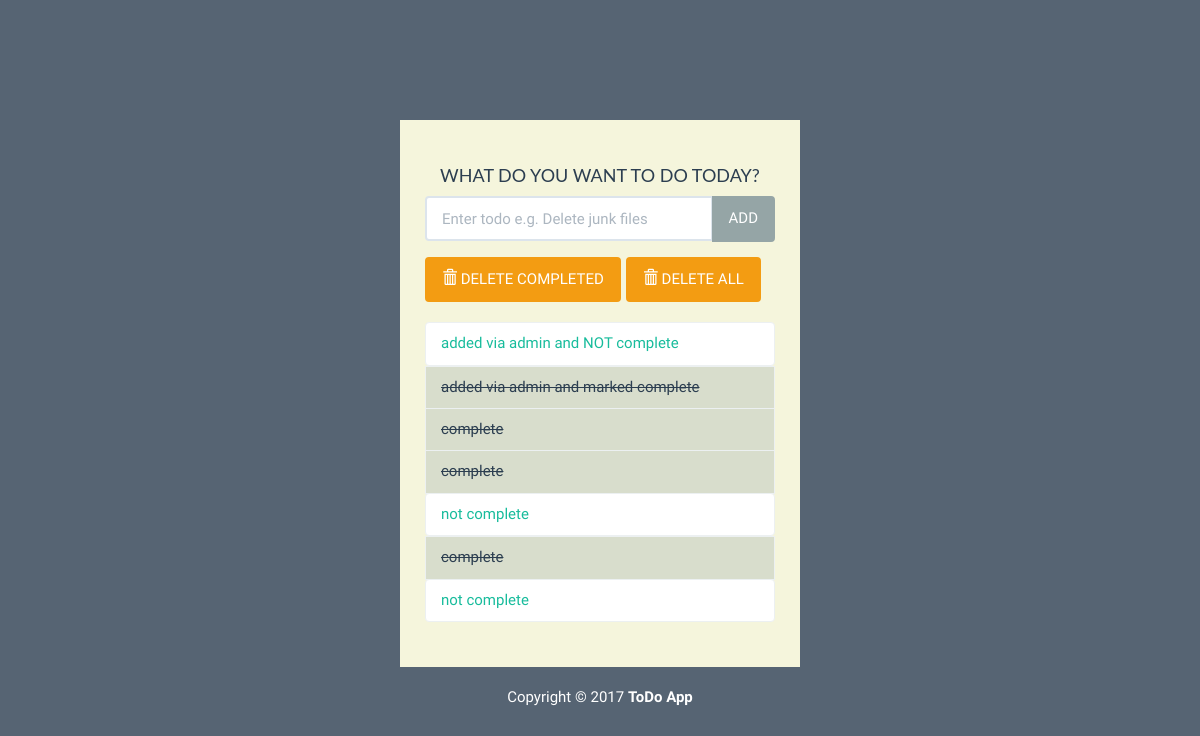
Before: / with the older database file.
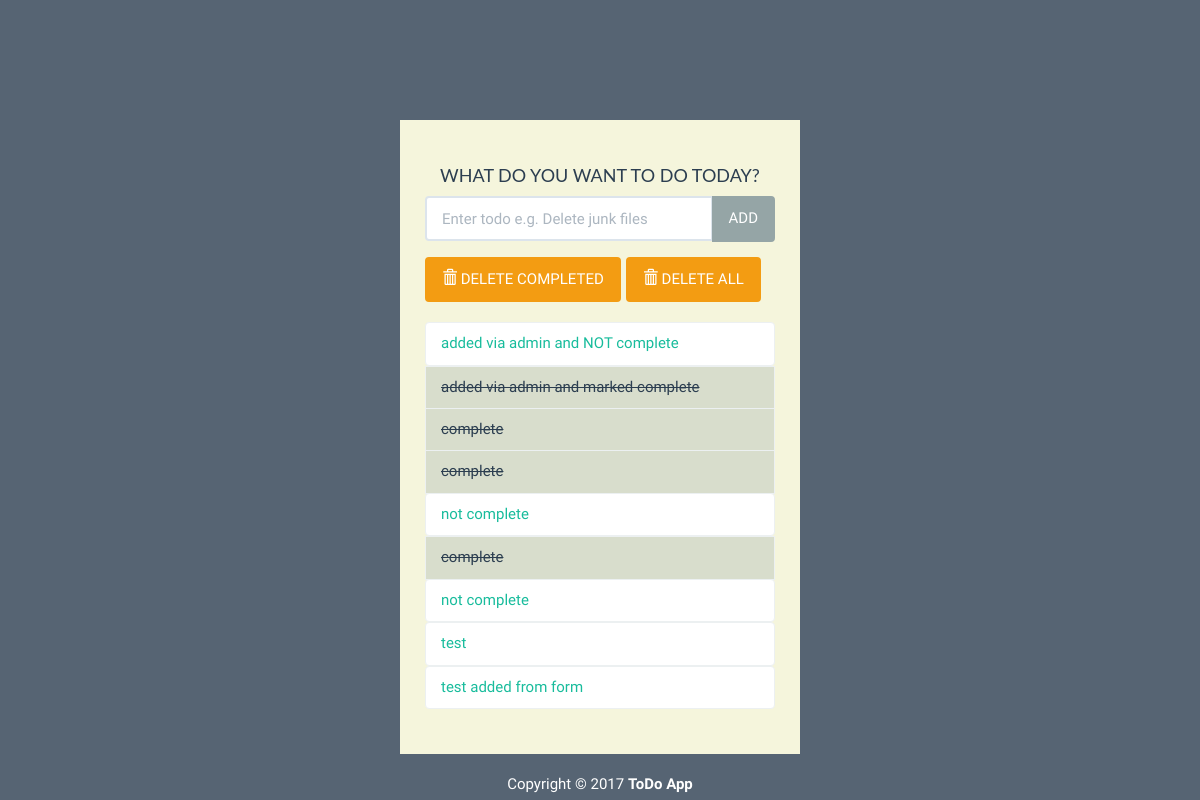
After: the same page with the newer database file.
### first/models.py (models this page shows, shortened)
class ToDo(models.Model):
	text = models.CharField(max_length=40)
	complete = models.BooleanField(default=False)

### first/views.py (the view)
# urls.py: path('', views.index, name='index'),
def index(request):
	todolist = ToDo.objects.order_by('id')
	form = ToDoForm()
	context = {'todolist': todolist, 'form': form}
	return render(request, 'first/index.html', context)

### first/forms.py
class ToDoForm(forms.Form):
	text = forms.CharField(max_length=40,
		widget=forms.TextInput(
			attrs={
			'class': 'form-control',
			'Placeholder': 'Enter todo e.g. Delete junk files',
			'aria-label':'Todo',
			'aria-describedby':'add-btn'
			}
			)
		)

### first/templates/first/index.html (shortened to what this page needs)
{% load static  %}
<!DOCTYPE html>
<html lang="en">
	<head>
		<link href="{% static 'first/bs/css/flatly.min.css' %}" rel="stylesheet">
		<link rel="stylesheet" href="{% static 'first/styles.css' %}">
	</head>
	<body>
		<div class="container-fluid" id="wrapper">
			<div class="row">
				<div class="col-lg-4 col-lg-offset-4" id="content">
					<h2>WHAT DO YOU WANT TO DO TODAY?</h2>
					<form action="{% url 'add' %}" method="POST" role="form">
						<div class="form-group">
							<div class="input-group">
							  {{ form.text }}
							  <span class="input-group-btn">
								  <button type="submit" class="btn btn-default" id="add-btn">ADD</button>
							  </span>
							</div>
						</div>
					</form>
					<div class="row t10">
						<div class="col-lg-12">
							<div class="btn-toolbar">
								<div class="btn-group">
									<button type="button" class="btn btn-warning">
										<i class="glyphicon glyphicon-trash"></i> DELETE COMPLETED
									</button>
								</div>
								<div class="btn-group">
									<button type="button" class="btn btn-warning">
										<i class="glyphicon glyphicon-trash"></i> DELETE ALL
									</button>
								</div>
							</div>
						</div>
					</div>
					<ul class="list-group t20">
						{% for x in todolist  %}
							{% if x.complete %}
							<li class="list-group-item todo-completed">{{x.text}}</li>
							{% else %}
							<a href="#"><li class="list-group-item">{{x.text}}</li></a>
							{% endif %}
						{% endfor %}
					</ul>
				</div>
			</div>
			<footer>
				<div class="row pad">
					<div class="col-lg-12 text-center">
						Copyright &copy; 2017 <strong>ToDo App</strong>
					</div>
				</div>
			</footer>
		</div>
	</body>
</html>

Changed rows visible on the page:
added ToDo: text "test"
added ToDo: text "test added from form"
